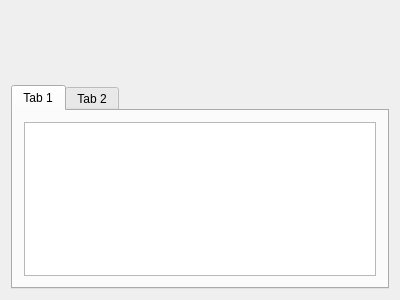
<?xml version="1.0" encoding="UTF-8"?>
<ui version="4.0">
 <class>Widget</class>
 <widget class="QWidget" name="Widget">
  <property name="geometry">
   <rect>
    <x>0</x>
    <y>0</y>
    <width>400</width>
    <height>300</height>
   </rect>
  </property>
  <property name="windowTitle">
   <string>Widget</string>
  </property>
  <layout class="QVBoxLayout" name="verticalLayout" stretch="1,3">
   <item>
    <widget class="QWidget" name="upwWidget" native="true"/>
   </item>
   <item>
    <widget class="QTabWidget" name="tabWidget">
     <property name="currentIndex">
      <number>0</number>
     </property>
     <widget class="QWidget" name="tab">
      <attribute name="title">
       <string>Tab 1</string>
      </attribute>
      <layout class="QVBoxLayout" name="verticalLayout_2">
       <item>
        <widget class="QTextEdit" name="textEdit"/>
       </item>
      </layout>
     </widget>
     <widget class="QWidget" name="tab_2">
      <attribute name="title">
       <string>Tab 2</string>
      </attribute>
     </widget>
    </widget>
   </item>
  </layout>
 </widget>
 <layoutdefault spacing="6" margin="11"/>
 <resources/>
 <connections/>
</ui>
